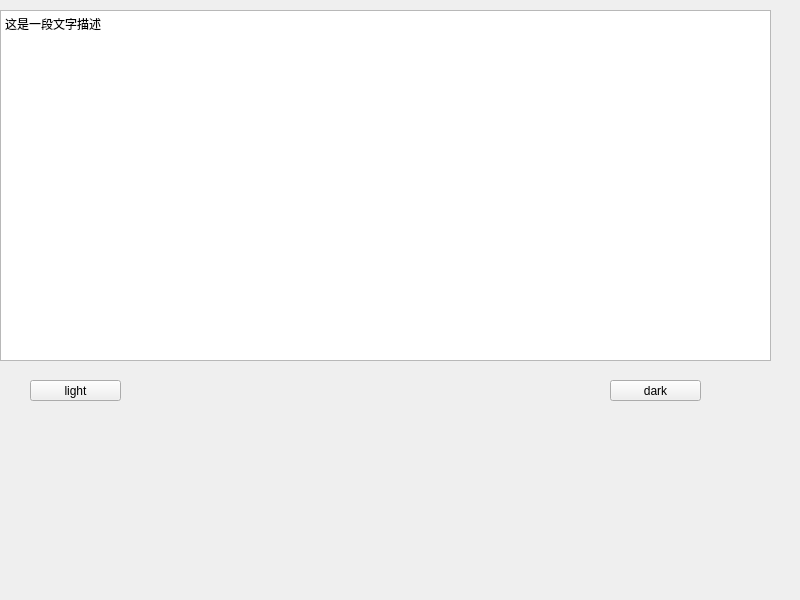
<?xml version="1.0" encoding="UTF-8"?>
<ui version="4.0">
 <class>Widget</class>
 <widget class="QWidget" name="Widget">
  <property name="geometry">
   <rect>
    <x>0</x>
    <y>0</y>
    <width>800</width>
    <height>600</height>
   </rect>
  </property>
  <property name="windowTitle">
   <string>Widget</string>
  </property>
  <widget class="QPlainTextEdit" name="plainTextEdit">
   <property name="geometry">
    <rect>
     <x>0</x>
     <y>10</y>
     <width>771</width>
     <height>351</height>
    </rect>
   </property>
   <property name="plainText">
    <string>这是一段文字描述
</string>
   </property>
  </widget>
  <widget class="QPushButton" name="pushButton_light">
   <property name="geometry">
    <rect>
     <x>30</x>
     <y>380</y>
     <width>91</width>
     <height>21</height>
    </rect>
   </property>
   <property name="text">
    <string>light</string>
   </property>
  </widget>
  <widget class="QPushButton" name="pushButton_dark">
   <property name="geometry">
    <rect>
     <x>610</x>
     <y>380</y>
     <width>91</width>
     <height>21</height>
    </rect>
   </property>
   <property name="text">
    <string>dark</string>
   </property>
  </widget>
 </widget>
 <resources/>
 <connections/>
</ui>
